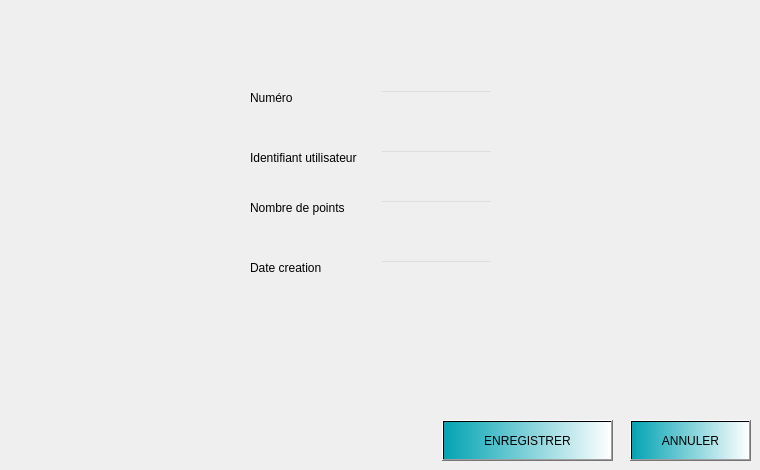
        <widget class="QWidget" name="page_7">
         <property name="styleSheet">
          <string notr="true">#page_2{
background-color: transparent;
border-image: url(:fond.png);
background: none;
border: none;
background-repeat: none;
}</string>
         </property>
         <widget class="QLineEdit" name="nb_points_maj">
          <property name="geometry">
           <rect>
            <x>380</x>
            <y>200</y>
            <width>113</width>
            <height>22</height>
           </rect>
          </property>
          <property name="styleSheet">
           <string notr="true">

#nb_points_maj{
background-color: transparent;
border-image: url(:Esp_gener.png);

}


</string>
          </property>
         </widget>
         <widget class="QLineEdit" name="date_creation_maj">
          <property name="geometry">
           <rect>
            <x>380</x>
            <y>260</y>
            <width>113</width>
            <height>22</height>
           </rect>
          </property>
          <property name="styleSheet">
           <string notr="true">

#date_creation_maj{
background-color: transparent;
border-image: url(:Esp_gener.png);

}


</string>
          </property>
         </widget>
         <widget class="QLabel" name="label_93">
          <property name="geometry">
           <rect>
            <x>250</x>
            <y>200</y>
            <width>111</width>
            <height>16</height>
           </rect>
          </property>
          <property name="text">
           <string>Nombre de points</string>
          </property>
         </widget>
         <widget class="QLabel" name="label_94">
          <property name="geometry">
           <rect>
            <x>250</x>
            <y>260</y>
            <width>81</width>
            <height>16</height>
           </rect>
          </property>
          <property name="text">
           <string>Date creation</string>
          </property>
         </widget>
         <widget class="QLabel" name="label_95">
          <property name="geometry">
           <rect>
            <x>250</x>
            <y>150</y>
            <width>131</width>
            <height>16</height>
           </rect>
          </property>
          <property name="text">
           <string>Identifiant utilisateur</string>
          </property>
         </widget>
         <widget class="QLabel" name="label_96">
          <property name="geometry">
           <rect>
            <x>250</x>
            <y>90</y>
            <width>55</width>
            <height>16</height>
           </rect>
          </property>
          <property name="text">
           <string>Numéro</string>
          </property>
         </widget>
         <widget class="QLineEdit" name="Id_utilisateur_maj">
          <property name="geometry">
           <rect>
            <x>380</x>
            <y>150</y>
            <width>113</width>
            <height>22</height>
           </rect>
          </property>
          <property name="styleSheet">
           <string notr="true">

#Id_utilisateur_maj{
background-color: transparent;
border-image: url(:Esp_gener.png);

}


</string>
          </property>
         </widget>
         <widget class="QLineEdit" name="Numero_maj">
          <property name="geometry">
           <rect>
            <x>380</x>
            <y>90</y>
            <width>113</width>
            <height>22</height>
           </rect>
          </property>
          <property name="styleSheet">
           <string notr="true">

#Numero_maj{
background-color: transparent;
border-image: url(:Esp_gener.png);

}


</string>
          </property>
         </widget>
         <widget class="QPushButton" name="pushButton_save_MAJ_Carte">
          <property name="geometry">
           <rect>
            <x>442</x>
            <y>420</y>
            <width>171</width>
            <height>41</height>
           </rect>
          </property>
          <property name="styleSheet">
           <string notr="true">background-color: qlineargradient(spread:repeat, x1:0, y1:0, x2:1, y2:0, stop:0 rgba(3, 163, 179, 255), stop:1 rgba(255, 255, 255, 255));</string>
          </property>
          <property name="text">
           <string>ENREGISTRER</string>
          </property>
         </widget>
         <widget class="QPushButton" name="annuler_modif_ca">
          <property name="geometry">
           <rect>
            <x>630</x>
            <y>420</y>
            <width>121</width>
            <height>41</height>
           </rect>
          </property>
          <property name="styleSheet">
           <string notr="true">background-color: qlineargradient(spread:repeat, x1:0, y1:0, x2:1, y2:0, stop:0 rgba(3, 163, 179, 255), stop:1 rgba(255, 255, 255, 255));</string>
          </property>
          <property name="text">
           <string>ANNULER</string>
          </property>
         </widget>
         <widget class="QLabel" name="label_97">
          <property name="geometry">
           <rect>
            <x>570</x>
            <y>80</y>
            <width>55</width>
            <height>16</height>
           </rect>
          </property>
          <property name="text">
           <string/>
          </property>
         </widget>
        </widget>
